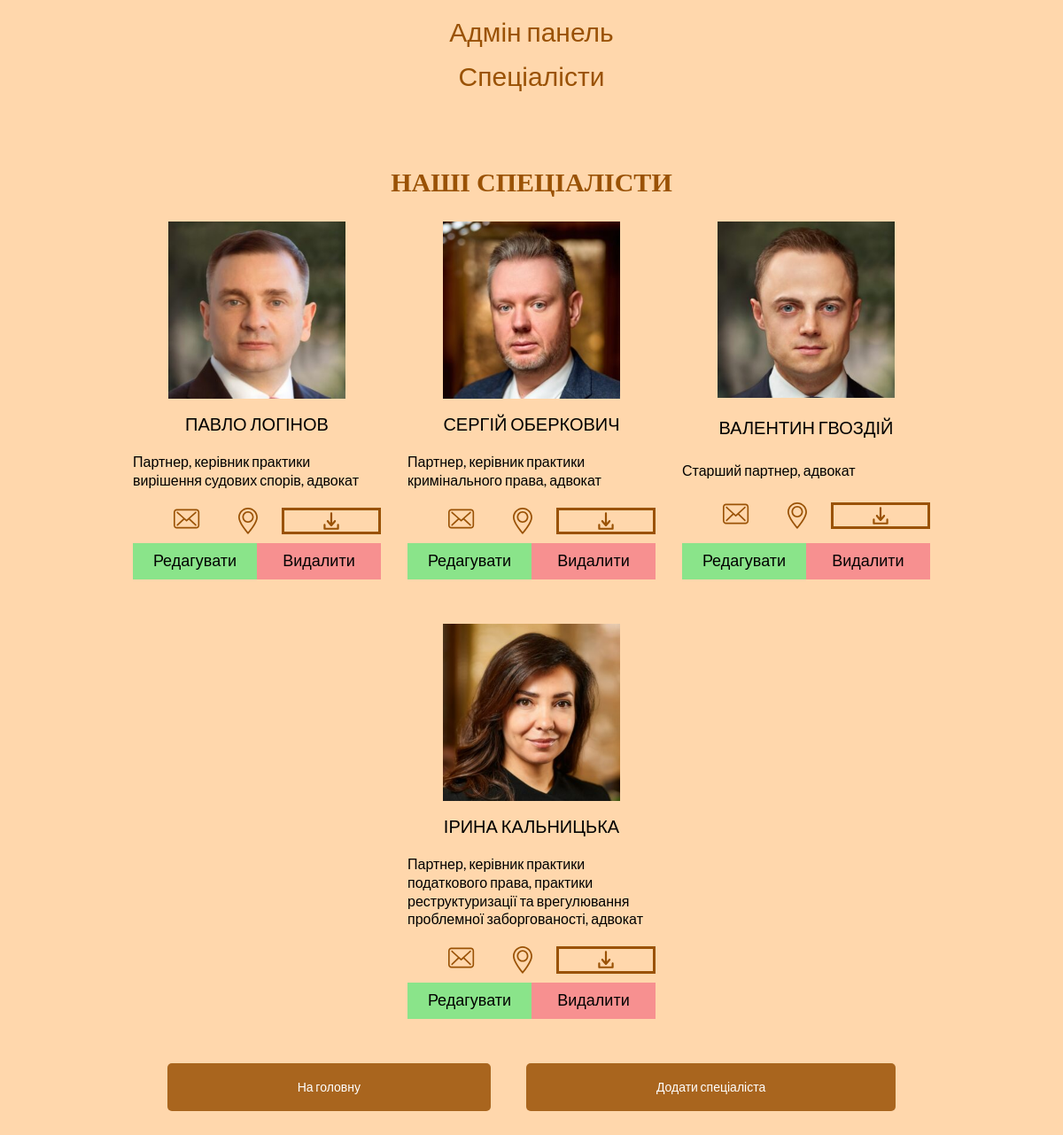
Screenshot of /adminServices/employee.php with the database file from the repository.
### tables this page shows
CREATE TABLE `employee_contacts` (
  `id_contacts` int NOT NULL,
  `id_employee` int NOT NULL,
  `contacts_phone` varchar(15) NOT NULL,
  `contacts_email` varchar(100) NOT NULL,
  `contacts_address` varchar(255) NOT NULL,
  `contacts_location` varchar(255) NOT NULL,
  `employee_link` varchar(255) NOT NULL,
  `employee_coord_x` varchar(15) NOT NULL,
  `employee_coord_y` varchar(15) NOT NULL
);

CREATE TABLE `employee` (
  `id_employee` int NOT NULL,
  `name_employee` varchar(255) NOT NULL,
  `image_employee` varchar(255) NOT NULL,
  `specialization_employee` varchar(255) NOT NULL
);

### adminServices/employee.php (the view, shortened to what this page needs)
<!DOCTYPE html>
<html lang="ua">
<head>
	<link rel="stylesheet" href="../css/style.css">
	<link rel="stylesheet" href="../css/adminPanel.css">
	<link rel="stylesheet" href="../css/adaptiv.css">
</head>
<body>
	<div class="wrapper" style="background-color: #ffd7ac;">
		<header class="header">
			<div class="container">
				<div class="header__title">
					<h2>Адмін панель</h2>
				</div>
			</div>
		</header>
		<?php
		require_once '../include/connect.php';
		?>
		<main class="main__question">
			<div class="container">
				<div class="main__title">
					<h2>Спеціалісти</h2>
				</div>
				<div class="main__employee">
					<div class="employee__title title">Наші спеціалісти</div>
					<div class="employee__items">
						<?php
						$result = $mysql->query("SELECT * FROM `employee`, `employee_contacts` WHERE `employee`.`id_employee` = `employee_contacts`.`id_employee`");
						while ($row = $result->fetch_assoc()) {
						?>
							<div class="employee__item">
								<div class="employee__image"><img src="../img/employee/<?php echo $row['image_employee'] ?>" alt=""></div>
								<div class="employee__name"><?php echo $row['name_employee'] ?></div>
								<div class="employee__spec"><?php echo $row['specialization_employee'] ?></div>
								<div class="employee__more">
									<div class="employee__contacts">
										<div class="contacts__mail"><a href="mailto:<?php echo $row['contacts_email'] ?>"><img src="../img/mail.svg" alt=""></a></div>
										<div class="contacts__location"><a href="<?php echo $row['contacts_location'] ?>" target="_blank"><img src="../img/location.svg" alt=""></a></div>
									</div>
									<div class="employee__download"><a href="" class="download__link"><img src="../img/ArrowDown.svg" alt=""></a></div>
								</div>
								<div class="news__buttons" style="margin-top: 10px;">
									<form action="./employeeView.php" method="post" class="news__link">
										<button class="news__click" value="<?php echo $row['id_employee'] ?>" name="employeeRed" style="	background-color: rgb(138, 228, 138);">Редагувати</button>
									</form>
									<form action="./employeeDelete.php" method="post" class="news__link">
										<button class="news__click" value="<?php echo $row['id_employee'] ?>" name="newsDelete" style="	background-color: rgb(247, 144, 144);">Видалити</button>
									</form>
								</div>
							</div>
						<?php
						}
						?>
					</div>
				</div>
				<div class="questions__btn">
					<a href="../adminPanel.php">
						<div class="questions__btn-back">На головну</div>
					</a>
					<a href="./employeeAdd.php">
						<div class="questions__btn-back">Додати спеціаліста</div>
					</a>
				</div>
			</div>
		</main>
	</div>
</body>
</html>

### css/style.css (style rules this page uses)
* { padding: 0; margin: 0; border: 0; }
*, *::before, *::after { -moz-box-sizing: border-box; -webkit-box-sizing: border-box; box-sizing: border-box; }
nav, footer, header, aside { display: block; }
html, body { height: 100%; width: 100%; font-size: 100%; line-height: 1; font-size: 14px; -ms-text-size-adjust: 100%; -moz-text-size-adjust: 100%; -webkit-text-size-adjust: 100%; }
input, button, textarea { font-size: inherit; }
button { cursor: pointer; }
a, a:visited { text-decoration: none; }
img { vertical-align: top; }
h1, h2, h3, h4, h5, h6 { font-size: inherit; font-weight: 400; }
body { font-family: 'Lato', sans-serif; font-weight: 400; height: 100%; }
.wrapper { min-height: 100%; display: flex; flex-direction: column; }
.header { margin-bottom: 10px; }
.container { max-width: 1240px; width: 100%; margin: 0 auto; }
.title { font-size: 30px; }
.header__title { margin-top: 20px; font-size: 30px; text-align: center; color: #9A5205; }
.news__buttons { display: flex; }
.news__link { color: #000; font-size: 18px; flex: 0 1 50%; cursor: pointer; }
.news__click, .news__download, .spec__button { background: #F6B978; display: flex; align-items: center; justify-content: center; height: 100%; padding: 10px 0px; transition: 0.4s all; }
.news__click { margin-right: 10px; }
.main__employee { margin-top: 90px; }
.employee__title { text-transform: uppercase; font-family: 'Merriweather'; font-weight: bold; color: #9A5205; text-align: center; margin-bottom: 30px; }
.employee__items { display: flex; justify-content: center; flex-wrap: wrap; margin: 0 -15px; }
.employee__item { flex: 0 1 33.333%; display: flex; flex-direction: column; justify-content: space-between; padding: 0px 15px; line-height: 1.3; font-size: 20px; margin-bottom: 50px; min-width: 303.33px; }
.employee__image { text-align: center; margin-bottom: 15px; }
.employee__image img { max-width: 200px; width: 100%; }
.employee__name { text-align: center; margin-bottom: 20px; }
.employee__spec { font-size: 16px; margin-bottom: 20px; }
.employee__more { display: flex; }
.employee__contacts { width: 60%; display: flex; flex-direction: row; flex-wrap: wrap; justify-content: space-around }
.contacts__phone a img, .contacts__mail a img, .contacts__location a img { width: 80%; transition: all 0.3s; }
.employee__download { cursor: pointer; width: 40%; height: 100%; border: 3px solid #9A5205; display: flex; justify-content: center; align-items: center; }
.employee__download a { display: inline-block; width: 100%; display: flex; justify-content: center; align-items: center; }
.employee__download a img { width: 20px; transition: all 0.3s; text-align: center; }

### css/adminPanel.css (style rules this page uses)
.main__title { font-size: 30px; text-align: center; color: #9A5205; margin: 10px 0px 50px 0px; }
.questions__btn-back, .services__button { text-align: center; display: inline-block; transition: 0.3s all; cursor: pointer; background-color: #9A5205d9; padding: 20px 147px; color: #fff; border-radius: 5px; margin: 0px 20px; }
.questions__btn { display: flex; justify-content: center; margin-bottom: 30px; }
.news__click { width: 100%; }

### css/adaptiv.css (style rules this page uses)
@media (max-width: 1200px) { .container { max-width: 900px; flex-wrap: wrap; } }

### rows the page displays
employee_contacts: id_employee.image_employee (picture), id_employee.name_employee "ПАВЛО ЛОГІНОВ", id_employee.specialization_employee "Партнер, керівник практики вирішення судових спорів, адвокат"
employee_contacts: id_employee.image_employee (picture), id_employee.name_employee "СЕРГІЙ ОБЕРКОВИЧ", id_employee.specialization_employee "Партнер, керівник практики кримінального права, адвокат"
employee_contacts: id_employee.image_employee (picture), id_employee.name_employee "ВАЛЕНТИН ГВОЗДІЙ", id_employee.specialization_employee "Старший партнер, адвокат"
employee_contacts: id_employee.image_employee (picture), id_employee.name_employee "ІРИНА КАЛЬНИЦЬКА", id_employee.specialization_employee "Партнер, керівник практики податкового права, практики реструктуризації та врегулювання проблемної заборгованості, адвокат"
